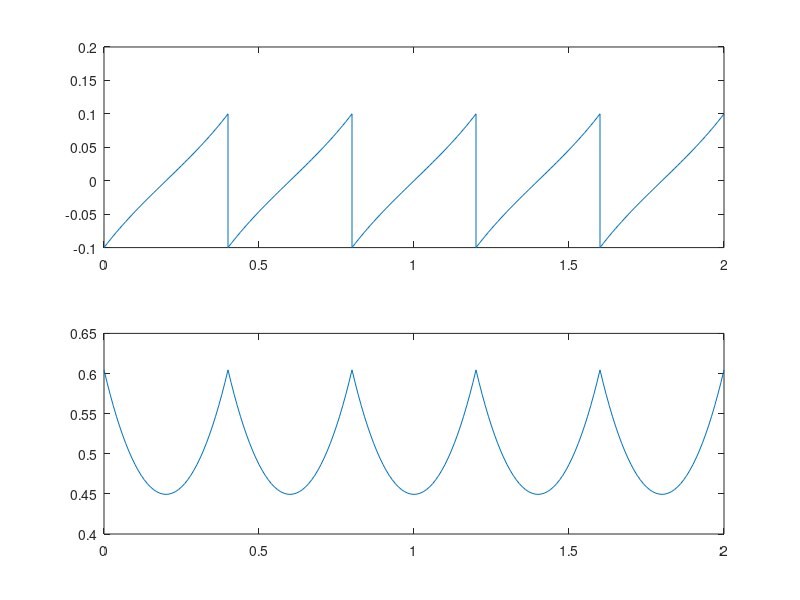

Here is the MATLAB script that generated this plot:
%% HLIP Vis

clear; clc; close all;

%% Define System
zref = 0.6;
lam = sqrt(9.81 / zref);
A = [0 1; lam ^2 0];
x0 = [-0.1; 0.60452545];
xt = [];
tt = [];
for ii = 1:5
    [t, y] = ode45(@(t, x) A * x, [0, 0.4], x0);
    x0 = y(end, :);
    x0(1) = x0(1) - 0.5 * 0.4;
    xt = [xt; y];
    tt = [tt; t + 0.4 * (ii - 1)];
end


figure
subplot(2, 1, 1)
plot(tt, xt(:, 1))
subplot(2, 1, 2)
plot(tt, xt(:, 2))